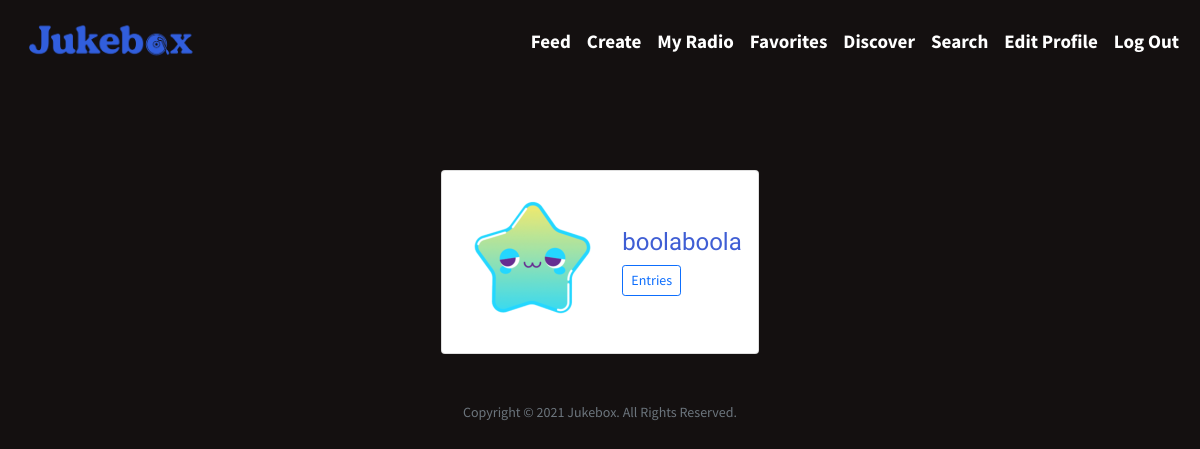
Screenshot of /index (signed in) with the database file from the repository.
### tables this page shows
CREATE TABLE profile (
user_id INTEGER NOT NULL,
picture varchar(40) NOT NULL,
bio varchar(100),
FOREIGN KEY(user_id) REFERENCES users(user_id)
);

CREATE TABLE users ( 
user_id INTEGER NOT NULL,  
username TEXT NOT NULL,
hash TEXT NOT NULL, 
PRIMARY KEY(user_id)
);

### app.py (the view)
@app.route("/index", methods=["GET", "POST"])
@login_required
def index():
    user_id = session["user_id"]
    if request.method == "POST":
        profilepic = request.form.get("profilepic")
        db.execute("DELETE FROM profile WHERE user_id = ?", user_id)
        db.execute("INSERT INTO profile (user_id, picture) VALUES (?, ?)", user_id, profilepic)
        profile = db.execute("SELECT * FROM profile JOIN users ON users.user_id = profile.user_id WHERE profile.user_id = ?", user_id)
        return render_template("mainprofile.html", profile=profile)
    else:
        profile = db.execute("SELECT * FROM profile JOIN users ON users.user_id = profile.user_id WHERE profile.user_id = ?", user_id)
        return render_template("mainprofile.html", profile=profile)

### app.py (called while the page is built)
@app.after_request
def after_request(response):
    response.headers["Cache-Control"] = "no-cache, no-store, must-revalidate"
    response.headers["Expires"] = 0
    response.headers["Pragma"] = "no-cache"
    return response

### helpers.py (called while the page is built)
def login_required(f):
    @wraps(f)
    def decorated_function(*args, **kwargs):
        if session.get("user_id") is None:
            return redirect("/login")
        return f(*args, **kwargs)
    return decorated_function

### templates/mainprofile.html (shortened to what this page needs)
{% extends "layout.html" %}
{% block main %}
<main>
    <div class="container mt-5 d-flex justify-content-center" id="profile">
        <div class="card p-3">
            <div class="d-flex align-items-center">
                <div class="image"> <img src="{{ profile[0]['picture'] }}" alt="Profile Picture" id="profilepic" width=150px height=150px STYLE="margin-right: 14px"/> </div>
                    <div class="ml-3 w-100">
                        <h4 class="mb-0 mt-0">{{ profile[0]['username'] }}</h4>
                        <div class="button mt-2 d-flex flex-row align-items-center">
                        <form action="/showentries" method="POST">
                            <button class="btn btn-sm btn-outline-primary w-100" name="user_id" value="{{ profile[0]['user_id'] }}">Entries</button>
                        </form>
                        </div>
                    </div>
        </div>
    </div>
</main>
{% endblock %}

### static/styles.css (style rules this page uses)
#background { background-color: #141010; }
h4 { color: #3f5ed4; font-family: 'Readex Pro', sans-serif; }
body, div, table, main { color: #ededed !important; font-family: 'Source Sans Pro', sans-serif; }

### rows the page displays
profile: picture (picture)
users: username "boolaboola"
